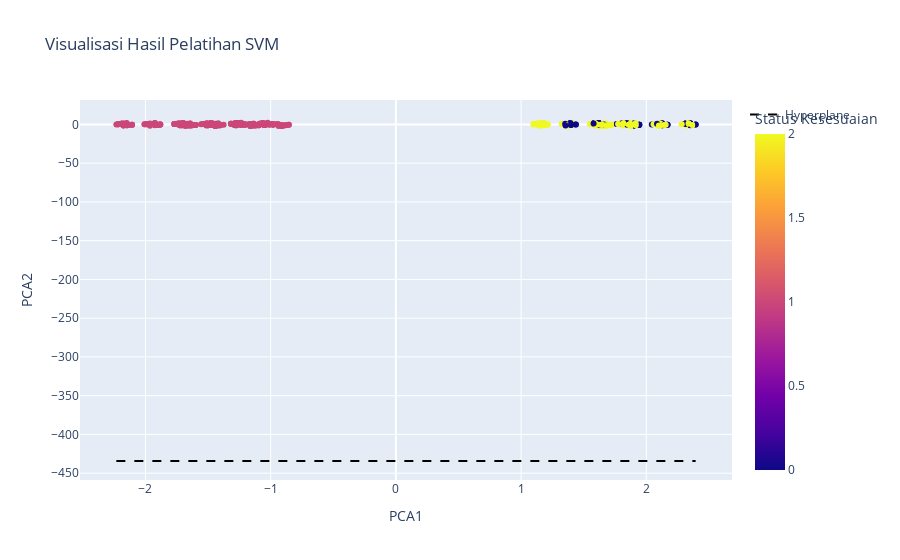

The code cell stored with this chart in its notebook:
### Code cell
import plotly.express as px
import plotly.graph_objects as go
from sklearn.decomposition import PCA

# Fungsi untuk mendapatkan nilai decision function
decision_function = svm_model.decision_function(X_train)

# Memilih nilai decision function dari kelas yang paling positif
decision_function = np.max(decision_function, axis=1)

# Menambahkan kolom 'Decision Value' dan 'Nama' ke data training
train_data = pd.DataFrame(X_train, columns=X.columns)
print("Dimensi X_train:", X_train.shape)
print("Dimensi decision_function:", decision_function.shape)

train_data['Decision Value'] = decision_function
train_data['Status Kesesuaian'] = y_train.values
train_data['Nama'] = data.iloc[y_train.index]['Nama'].values  # Menggunakan indeks y_train

# PCA untuk mengurangi dimensi data menjadi 2D
pca = PCA(n_components=2)
principal_components = pca.fit_transform(X_train)

train_data['PCA1'] = principal_components[:, 0]
train_data['PCA2'] = principal_components[:, 1]

print("Data untuk visualisasi:")
display(train_data[['PCA1', 'PCA2', 'Decision Value', 'Status Kesesuaian', 'Nama']])

# Plot dengan Plotly
fig = px.scatter(
    train_data, x='PCA1', y='PCA2', color='Status Kesesuaian', hover_data=['Nama', 'Decision Value'],
    title='Visualisasi Hasil Pelatihan SVM'
)

# Menambahkan hyperplane
x_vals = np.linspace(train_data['PCA1'].min(), train_data['PCA1'].max(), 100)
y_vals = -(svm_model.coef_[0][0] * x_vals + svm_model.intercept_[0]) / svm_model.coef_[0][1]

fig.add_trace(go.Scatter(x=x_vals, y=y_vals, mode='lines', name='Hyperplane', line=dict(color='black', dash='dash')))

# Menampilkan plot
fig.show()

### Figure 1 — Plotly figure (JSON) as saved in the notebook; plotly's stock layout.template omitted (floating-point values rounded to 4 significant figures; data arrays with more than 128 entries replaced by an {"elided": "..."} marker saying what was removed)
{"data": [{"customdata": {"elided": "508x2 mixed values"}, "hovertemplate": "PCA1=%{x}<br>PCA2=%{y}<br>Nama=%{customdata[0]}<br>Decision Value=%{customdata[1]}<br>Status Kesesuaian=%{marker.color}<extra></extra>", "legendgroup": "", "marker": {"color": {"elided": "508 int values"}, "coloraxis": "coloraxis", "symbol": "circle"}, "mode": "markers", "name": "", "orientation": "v", "showlegend": false, "type": "scatter", "x": {"elided": "508 float values"}, "xaxis": "x", "y": {"elided": "508 float values"}, "yaxis": "y"}, {"line": {"color": "black", "dash": "dash"}, "mode": "lines", "name": "Hyperplane", "type": "scatter", "x": [-2.232, -2.186, -2.139, -2.092, -2.045, -1.999, -1.952, -1.905, -1.858, -1.812, -1.765, -1.718, -1.672, -1.625, -1.578, -1.531, -1.485, -1.438, -1.391, -1.344, -1.298, -1.251, -1.204, -1.158, -1.111, -1.064, -1.017, -0.9706, -0.9239, -0.8771, -0.8304, -0.7837, -0.7369, -0.6902, -0.6435, -0.5968, -0.55, -0.5033, -0.4566, -0.4098, -0.3631, -0.3164, -0.2696, -0.2229, -0.1762, -0.1295, -0.08273, -0.036, 0.01073, 0.05746, 0.1042, 0.1509, 0.1976, 0.2444, 0.2911, 0.3378, 0.3846, 0.4313, 0.478, 0.5247, 0.5715, 0.6182, 0.6649, 0.7117, 0.7584, 0.8051, 0.8519, 0.8986, 0.9453, 0.992, 1.039, 1.085, 1.132, 1.179, 1.226, 1.272, 1.319, 1.366, 1.413, 1.459, 1.506, 1.553, 1.6, 1.646, 1.693, 1.74, 1.786, 1.833, 1.88, 1.927, 1.973, 2.02, 2.067, 2.114, 2.16, 2.207, 2.254, 2.3, 2.347, 2.394], "y": [-434.3, -434.3, -434.3, -434.3, -434.3, -434.3, -434.3, -434.3, -434.3, -434.3, -434.3, -434.3, -434.3, -434.3, -434.3, -434.3, -434.3, -434.3, -434.3, -434.3, -434.3, -434.3, -434.3, -434.3, -434.3, -434.3, -434.3, -434.3, -434.3, -434.3, -434.3, -434.3, -434.3, -434.3, -434.3, -434.3, -434.3, -434.3, -434.3, -434.3, -434.3, -434.3, -434.3, -434.3, -434.3, -434.3, -434.3, -434.3, -434.3, -434.3, -434.3, -434.3, -434.3, -434.3, -434.3, -434.3, -434.3, -434.3, -434.3, -434.3, -434.3, -434.3, -434.3, -434.3, -434.3, -434.3, -434.3, -434.3, -434.3, -434.3, -434.3, -434.3, -434.3, -434.3, -434.3, -434.3, -434.3, -434.3, -434.3, -434.3, -434.3, -434.3, -434.3, -434.3, -434.3, -434.3, -434.3, -434.3, -434.3, -434.3, -434.3, -434.3, -434.3, -434.3, -434.3, -434.3, -434.3, -434.3, -434.3, -434.3]}], "layout": {"coloraxis": {"colorbar": {"title": {"text": "Status Kesesuaian"}}, "colorscale": [[0, "#0d0887"], [0.1111, "#46039f"], [0.2222, "#7201a8"], [0.3333, "#9c179e"], [0.4444, "#bd3786"], [0.5556, "#d8576b"], [0.6667, "#ed7953"], [0.7778, "#fb9f3a"], [0.8889, "#fdca26"], [1, "#f0f921"]]}, "legend": {"tracegroupgap": 0}, "title": {"text": "Visualisasi Hasil Pelatihan SVM"}, "xaxis": {"anchor": "y", "domain": [0, 1], "title": {"text": "PCA1"}}, "yaxis": {"anchor": "x", "domain": [0, 1], "title": {"text": "PCA2"}}}}
